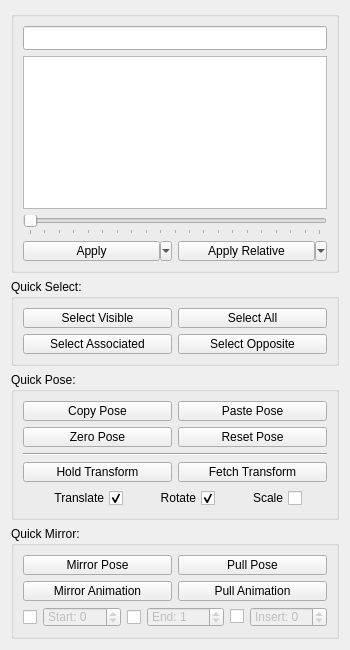
<?xml version="1.0" encoding="UTF-8"?>
<ui version="4.0">
 <class>QLibraryTab</class>
 <widget class="QWidget" name="QLibraryTab">
  <property name="geometry">
   <rect>
    <x>0</x>
    <y>0</y>
    <width>350</width>
    <height>650</height>
   </rect>
  </property>
  <property name="minimumSize">
   <size>
    <width>300</width>
    <height>600</height>
   </size>
  </property>
  <property name="windowTitle">
   <string>Form</string>
  </property>
  <layout class="QVBoxLayout" name="centralLayout">
   <item>
    <widget class="QGroupBox" name="libraryGroupBox">
     <property name="sizePolicy">
      <sizepolicy hsizetype="Expanding" vsizetype="Expanding">
       <horstretch>0</horstretch>
       <verstretch>0</verstretch>
      </sizepolicy>
     </property>
     <property name="title">
      <string/>
     </property>
     <layout class="QGridLayout" name="gridLayout">
      <item row="3" column="1">
       <widget class="QDropDownButton" name="applyRelativePosePushButton">
        <property name="sizePolicy">
         <sizepolicy hsizetype="Preferred" vsizetype="Fixed">
          <horstretch>0</horstretch>
          <verstretch>0</verstretch>
         </sizepolicy>
        </property>
        <property name="minimumSize">
         <size>
          <width>0</width>
          <height>20</height>
         </size>
        </property>
        <property name="maximumSize">
         <size>
          <width>16777215</width>
          <height>20</height>
         </size>
        </property>
        <property name="focusPolicy">
         <enum>Qt::ClickFocus</enum>
        </property>
        <property name="toolTip">
         <string>Applies the selected pose/animation, relative, to the current target.</string>
        </property>
        <property name="text">
         <string>Apply Relative</string>
        </property>
        <property name="popupMode">
         <enum>QToolButton::MenuButtonPopup</enum>
        </property>
        <property name="toolButtonStyle">
         <enum>Qt::ToolButtonTextOnly</enum>
        </property>
        <property name="arrowType">
         <enum>Qt::DownArrow</enum>
        </property>
       </widget>
      </item>
      <item row="2" column="0" colspan="2">
       <widget class="QSlider" name="applyPoseSlider">
        <property name="toolTip">
         <string>Blends the selected nodes towards the selected pose.</string>
        </property>
        <property name="maximum">
         <number>100</number>
        </property>
        <property name="orientation">
         <enum>Qt::Horizontal</enum>
        </property>
        <property name="invertedAppearance">
         <bool>false</bool>
        </property>
        <property name="invertedControls">
         <bool>false</bool>
        </property>
        <property name="tickPosition">
         <enum>QSlider::TicksBelow</enum>
        </property>
        <property name="tickInterval">
         <number>5</number>
        </property>
       </widget>
      </item>
      <item row="1" column="0" colspan="2">
       <widget class="QListView" name="fileListView">
        <property name="sizePolicy">
         <sizepolicy hsizetype="Expanding" vsizetype="Expanding">
          <horstretch>0</horstretch>
          <verstretch>0</verstretch>
         </sizepolicy>
        </property>
        <property name="minimumSize">
         <size>
          <width>0</width>
          <height>50</height>
         </size>
        </property>
        <property name="contextMenuPolicy">
         <enum>Qt::CustomContextMenu</enum>
        </property>
        <property name="styleSheet">
         <string notr="true">QListView::item { height: 20px; }</string>
        </property>
        <property name="editTriggers">
         <set>QAbstractItemView::NoEditTriggers</set>
        </property>
        <property name="defaultDropAction">
         <enum>Qt::IgnoreAction</enum>
        </property>
        <property name="alternatingRowColors">
         <bool>true</bool>
        </property>
        <property name="selectionBehavior">
         <enum>QAbstractItemView::SelectRows</enum>
        </property>
        <property name="uniformItemSizes">
         <bool>true</bool>
        </property>
        <property name="itemAlignment">
         <set>Qt::AlignLeading|Qt::AlignLeft|Qt::AlignVCenter</set>
        </property>
       </widget>
      </item>
      <item row="0" column="0" colspan="2">
       <widget class="QLineEdit" name="pathLineEdit">
        <property name="minimumSize">
         <size>
          <width>0</width>
          <height>24</height>
         </size>
        </property>
        <property name="maximumSize">
         <size>
          <width>16777215</width>
          <height>24</height>
         </size>
        </property>
        <property name="toolTip">
         <string>Current working directory.</string>
        </property>
       </widget>
      </item>
      <item row="3" column="0">
       <widget class="QDropDownButton" name="applyPosePushButton">
        <property name="sizePolicy">
         <sizepolicy hsizetype="Preferred" vsizetype="Fixed">
          <horstretch>0</horstretch>
          <verstretch>0</verstretch>
         </sizepolicy>
        </property>
        <property name="minimumSize">
         <size>
          <width>0</width>
          <height>20</height>
         </size>
        </property>
        <property name="maximumSize">
         <size>
          <width>16777215</width>
          <height>20</height>
         </size>
        </property>
        <property name="focusPolicy">
         <enum>Qt::ClickFocus</enum>
        </property>
        <property name="toolTip">
         <string>Applies the selected pose/animation onto the active selection.</string>
        </property>
        <property name="text">
         <string>Apply</string>
        </property>
        <property name="popupMode">
         <enum>QToolButton::MenuButtonPopup</enum>
        </property>
        <property name="toolButtonStyle">
         <enum>Qt::ToolButtonTextOnly</enum>
        </property>
        <property name="arrowType">
         <enum>Qt::DownArrow</enum>
        </property>
       </widget>
      </item>
     </layout>
    </widget>
   </item>
   <item>
    <widget class="QGroupBox" name="quickSelectGroupBox">
     <property name="title">
      <string>Quick Select:</string>
     </property>
     <layout class="QGridLayout" name="quickSelectLayout">
      <item row="0" column="0">
       <widget class="QPushButton" name="selectVisiblePushButton">
        <property name="sizePolicy">
         <sizepolicy hsizetype="Expanding" vsizetype="Fixed">
          <horstretch>0</horstretch>
          <verstretch>0</verstretch>
         </sizepolicy>
        </property>
        <property name="minimumSize">
         <size>
          <width>0</width>
          <height>20</height>
         </size>
        </property>
        <property name="maximumSize">
         <size>
          <width>16777215</width>
          <height>20</height>
         </size>
        </property>
        <property name="toolTip">
         <string>Selects all visible controls.</string>
        </property>
        <property name="text">
         <string>Select Visible</string>
        </property>
       </widget>
      </item>
      <item row="0" column="1">
       <widget class="QPushButton" name="selectAllPushButton">
        <property name="sizePolicy">
         <sizepolicy hsizetype="Expanding" vsizetype="Fixed">
          <horstretch>0</horstretch>
          <verstretch>0</verstretch>
         </sizepolicy>
        </property>
        <property name="minimumSize">
         <size>
          <width>0</width>
          <height>20</height>
         </size>
        </property>
        <property name="maximumSize">
         <size>
          <width>16777215</width>
          <height>20</height>
         </size>
        </property>
        <property name="toolTip">
         <string>Selects all controls.</string>
        </property>
        <property name="text">
         <string>Select All</string>
        </property>
       </widget>
      </item>
      <item row="1" column="0">
       <widget class="QPushButton" name="selectAssociatedPushButton">
        <property name="sizePolicy">
         <sizepolicy hsizetype="Expanding" vsizetype="Fixed">
          <horstretch>0</horstretch>
          <verstretch>0</verstretch>
         </sizepolicy>
        </property>
        <property name="minimumSize">
         <size>
          <width>0</width>
          <height>20</height>
         </size>
        </property>
        <property name="maximumSize">
         <size>
          <width>16777215</width>
          <height>20</height>
         </size>
        </property>
        <property name="toolTip">
         <string>Selects controls in the same display layer.</string>
        </property>
        <property name="text">
         <string>Select Associated</string>
        </property>
       </widget>
      </item>
      <item row="1" column="1">
       <widget class="QPushButton" name="selectOppositePushButton">
        <property name="sizePolicy">
         <sizepolicy hsizetype="Expanding" vsizetype="Fixed">
          <horstretch>0</horstretch>
          <verstretch>0</verstretch>
         </sizepolicy>
        </property>
        <property name="minimumSize">
         <size>
          <width>0</width>
          <height>20</height>
         </size>
        </property>
        <property name="maximumSize">
         <size>
          <width>16777215</width>
          <height>20</height>
         </size>
        </property>
        <property name="toolTip">
         <string>Selects the opposite controls.</string>
        </property>
        <property name="text">
         <string>Select Opposite</string>
        </property>
       </widget>
      </item>
     </layout>
    </widget>
   </item>
   <item>
    <widget class="QGroupBox" name="quickPoseGroupBox">
     <property name="sizePolicy">
      <sizepolicy hsizetype="Expanding" vsizetype="Minimum">
       <horstretch>0</horstretch>
       <verstretch>0</verstretch>
      </sizepolicy>
     </property>
     <property name="title">
      <string>Quick Pose:</string>
     </property>
     <property name="flat">
      <bool>false</bool>
     </property>
     <layout class="QGridLayout" name="quickPoseLayout">
      <property name="leftMargin">
       <number>9</number>
      </property>
      <property name="rightMargin">
       <number>9</number>
      </property>
      <item row="2" column="1" colspan="2">
       <widget class="Line" name="line_2">
        <property name="orientation">
         <enum>Qt::Horizontal</enum>
        </property>
       </widget>
      </item>
      <item row="3" column="2">
       <widget class="QPushButton" name="fetchTransformPushButton">
        <property name="sizePolicy">
         <sizepolicy hsizetype="Minimum" vsizetype="Fixed">
          <horstretch>0</horstretch>
          <verstretch>0</verstretch>
         </sizepolicy>
        </property>
        <property name="minimumSize">
         <size>
          <width>0</width>
          <height>20</height>
         </size>
        </property>
        <property name="maximumSize">
         <size>
          <width>16777215</width>
          <height>20</height>
         </size>
        </property>
        <property name="focusPolicy">
         <enum>Qt::ClickFocus</enum>
        </property>
        <property name="toolTip">
         <string>Fetches the transform matrices and applies it to the selected node.</string>
        </property>
        <property name="layoutDirection">
         <enum>Qt::LeftToRight</enum>
        </property>
        <property name="text">
         <string>Fetch Transform</string>
        </property>
       </widget>
      </item>
      <item row="1" column="2">
       <widget class="QPushButton" name="resetPosePushButton">
        <property name="minimumSize">
         <size>
          <width>0</width>
          <height>20</height>
         </size>
        </property>
        <property name="maximumSize">
         <size>
          <width>16777215</width>
          <height>20</height>
         </size>
        </property>
        <property name="focusPolicy">
         <enum>Qt::ClickFocus</enum>
        </property>
        <property name="text">
         <string>Reset Pose</string>
        </property>
       </widget>
      </item>
      <item row="1" column="1">
       <widget class="QPushButton" name="zeroPosePushButton">
        <property name="minimumSize">
         <size>
          <width>0</width>
          <height>20</height>
         </size>
        </property>
        <property name="maximumSize">
         <size>
          <width>16777215</width>
          <height>20</height>
         </size>
        </property>
        <property name="focusPolicy">
         <enum>Qt::ClickFocus</enum>
        </property>
        <property name="text">
         <string>Zero Pose</string>
        </property>
       </widget>
      </item>
      <item row="3" column="1">
       <widget class="QPushButton" name="holdTransformPushButton">
        <property name="minimumSize">
         <size>
          <width>0</width>
          <height>20</height>
         </size>
        </property>
        <property name="maximumSize">
         <size>
          <width>16777215</width>
          <height>20</height>
         </size>
        </property>
        <property name="focusPolicy">
         <enum>Qt::ClickFocus</enum>
        </property>
        <property name="toolTip">
         <string>Holds the transform matrices from the selected nodes.</string>
        </property>
        <property name="text">
         <string>Hold Transform</string>
        </property>
       </widget>
      </item>
      <item row="4" column="1" colspan="2">
       <widget class="QWidget" name="matchWidget" native="true">
        <layout class="QHBoxLayout" name="matchLayout">
         <property name="leftMargin">
          <number>0</number>
         </property>
         <property name="topMargin">
          <number>0</number>
         </property>
         <property name="rightMargin">
          <number>0</number>
         </property>
         <property name="bottomMargin">
          <number>0</number>
         </property>
         <item>
          <spacer name="horizontalSpacer_2">
           <property name="orientation">
            <enum>Qt::Horizontal</enum>
           </property>
           <property name="sizeHint" stdset="0">
            <size>
             <width>40</width>
             <height>20</height>
            </size>
           </property>
          </spacer>
         </item>
         <item>
          <widget class="QCheckBox" name="matchTranslateCheckBox">
           <property name="sizePolicy">
            <sizepolicy hsizetype="Expanding" vsizetype="Fixed">
             <horstretch>0</horstretch>
             <verstretch>0</verstretch>
            </sizepolicy>
           </property>
           <property name="minimumSize">
            <size>
             <width>0</width>
             <height>20</height>
            </size>
           </property>
           <property name="maximumSize">
            <size>
             <width>16777215</width>
             <height>20</height>
            </size>
           </property>
           <property name="layoutDirection">
            <enum>Qt::RightToLeft</enum>
           </property>
           <property name="text">
            <string>Translate</string>
           </property>
           <property name="checked">
            <bool>true</bool>
           </property>
          </widget>
         </item>
         <item>
          <spacer name="horizontalSpacer_3">
           <property name="orientation">
            <enum>Qt::Horizontal</enum>
           </property>
           <property name="sizeHint" stdset="0">
            <size>
             <width>40</width>
             <height>20</height>
            </size>
           </property>
          </spacer>
         </item>
         <item>
          <widget class="QCheckBox" name="matchRotateCheckBox">
           <property name="sizePolicy">
            <sizepolicy hsizetype="Expanding" vsizetype="Fixed">
             <horstretch>0</horstretch>
             <verstretch>0</verstretch>
            </sizepolicy>
           </property>
           <property name="minimumSize">
            <size>
             <width>0</width>
             <height>20</height>
            </size>
           </property>
           <property name="maximumSize">
            <size>
             <width>16777215</width>
             <height>20</height>
            </size>
           </property>
           <property name="layoutDirection">
            <enum>Qt::RightToLeft</enum>
           </property>
           <property name="text">
            <string>Rotate</string>
           </property>
           <property name="checked">
            <bool>true</bool>
           </property>
          </widget>
         </item>
         <item>
          <spacer name="horizontalSpacer_4">
           <property name="orientation">
            <enum>Qt::Horizontal</enum>
           </property>
           <property name="sizeHint" stdset="0">
            <size>
             <width>40</width>
             <height>20</height>
            </size>
           </property>
          </spacer>
         </item>
         <item>
          <widget class="QCheckBox" name="matchScaleCheckBox">
           <property name="sizePolicy">
            <sizepolicy hsizetype="Expanding" vsizetype="Fixed">
             <horstretch>0</horstretch>
             <verstretch>0</verstretch>
            </sizepolicy>
           </property>
           <property name="minimumSize">
            <size>
             <width>0</width>
             <height>20</height>
            </size>
           </property>
           <property name="maximumSize">
            <size>
             <width>16777215</width>
             <height>20</height>
            </size>
           </property>
           <property name="layoutDirection">
            <enum>Qt::RightToLeft</enum>
           </property>
           <property name="text">
            <string>Scale</string>
           </property>
          </widget>
         </item>
         <item>
          <spacer name="horizontalSpacer">
           <property name="orientation">
            <enum>Qt::Horizontal</enum>
           </property>
           <property name="sizeHint" stdset="0">
            <size>
             <width>40</width>
             <height>20</height>
            </size>
           </property>
          </spacer>
         </item>
        </layout>
       </widget>
      </item>
      <item row="0" column="2">
       <widget class="QPushButton" name="pastePosePushButton">
        <property name="minimumSize">
         <size>
          <width>0</width>
          <height>20</height>
         </size>
        </property>
        <property name="maximumSize">
         <size>
          <width>16777215</width>
          <height>20</height>
         </size>
        </property>
        <property name="focusPolicy">
         <enum>Qt::ClickFocus</enum>
        </property>
        <property name="toolTip">
         <string>Pastes the pose from the clipboard.</string>
        </property>
        <property name="text">
         <string>Paste Pose</string>
        </property>
       </widget>
      </item>
      <item row="0" column="1">
       <widget class="QPushButton" name="copyPosePushButton">
        <property name="minimumSize">
         <size>
          <width>0</width>
          <height>20</height>
         </size>
        </property>
        <property name="maximumSize">
         <size>
          <width>16777215</width>
          <height>20</height>
         </size>
        </property>
        <property name="focusPolicy">
         <enum>Qt::ClickFocus</enum>
        </property>
        <property name="toolTip">
         <string>Copies a pose to the clipboard.</string>
        </property>
        <property name="text">
         <string>Copy Pose</string>
        </property>
       </widget>
      </item>
     </layout>
    </widget>
   </item>
   <item>
    <widget class="QGroupBox" name="quickMirrorGroupBox">
     <property name="title">
      <string>Quick Mirror:</string>
     </property>
     <layout class="QGridLayout" name="quickMirrorLayout">
      <item row="0" column="1">
       <widget class="QPushButton" name="pullPosePushButton">
        <property name="minimumSize">
         <size>
          <width>0</width>
          <height>20</height>
         </size>
        </property>
        <property name="maximumSize">
         <size>
          <width>16777215</width>
          <height>20</height>
         </size>
        </property>
        <property name="focusPolicy">
         <enum>Qt::ClickFocus</enum>
        </property>
        <property name="toolTip">
         <string>Pulls the pose from the opposite nodes.</string>
        </property>
        <property name="text">
         <string>Pull Pose</string>
        </property>
       </widget>
      </item>
      <item row="1" column="1">
       <widget class="QPushButton" name="pullAnimationPushButton">
        <property name="sizePolicy">
         <sizepolicy hsizetype="Minimum" vsizetype="Fixed">
          <horstretch>0</horstretch>
          <verstretch>0</verstretch>
         </sizepolicy>
        </property>
        <property name="minimumSize">
         <size>
          <width>0</width>
          <height>20</height>
         </size>
        </property>
        <property name="maximumSize">
         <size>
          <width>16777215</width>
          <height>20</height>
         </size>
        </property>
        <property name="focusPolicy">
         <enum>Qt::ClickFocus</enum>
        </property>
        <property name="toolTip">
         <string>Pulls the animation from the opposite nodes.</string>
        </property>
        <property name="text">
         <string>Pull Animation</string>
        </property>
       </widget>
      </item>
      <item row="1" column="0">
       <widget class="QPushButton" name="mirrorAnimationPushButton">
        <property name="sizePolicy">
         <sizepolicy hsizetype="Minimum" vsizetype="Fixed">
          <horstretch>0</horstretch>
          <verstretch>0</verstretch>
         </sizepolicy>
        </property>
        <property name="minimumSize">
         <size>
          <width>0</width>
          <height>20</height>
         </size>
        </property>
        <property name="maximumSize">
         <size>
          <width>16777215</width>
          <height>20</height>
         </size>
        </property>
        <property name="focusPolicy">
         <enum>Qt::ClickFocus</enum>
        </property>
        <property name="toolTip">
         <string>Mirrors the animation to the opposite nodes.</string>
        </property>
        <property name="text">
         <string>Mirror Animation</string>
        </property>
       </widget>
      </item>
      <item row="0" column="0">
       <widget class="QPushButton" name="mirrorPosePushButton">
        <property name="minimumSize">
         <size>
          <width>0</width>
          <height>20</height>
         </size>
        </property>
        <property name="maximumSize">
         <size>
          <width>16777215</width>
          <height>20</height>
         </size>
        </property>
        <property name="focusPolicy">
         <enum>Qt::ClickFocus</enum>
        </property>
        <property name="toolTip">
         <string>Mirrors the pose to the opposite nodes.</string>
        </property>
        <property name="text">
         <string>Mirror Pose</string>
        </property>
       </widget>
      </item>
      <item row="2" column="0" colspan="2">
       <widget class="QWidget" name="mirrorTimeWidget" native="true">
        <property name="sizePolicy">
         <sizepolicy hsizetype="Expanding" vsizetype="Fixed">
          <horstretch>0</horstretch>
          <verstretch>0</verstretch>
         </sizepolicy>
        </property>
        <property name="minimumSize">
         <size>
          <width>0</width>
          <height>20</height>
         </size>
        </property>
        <property name="maximumSize">
         <size>
          <width>16777215</width>
          <height>20</height>
         </size>
        </property>
        <layout class="QHBoxLayout" name="horizontalLayout">
         <property name="leftMargin">
          <number>0</number>
         </property>
         <property name="topMargin">
          <number>0</number>
         </property>
         <property name="rightMargin">
          <number>0</number>
         </property>
         <property name="bottomMargin">
          <number>0</number>
         </property>
         <item>
          <widget class="QWidget" name="mirrorStartTimeWidget" native="true">
           <layout class="QHBoxLayout" name="horizontalLayout_2">
            <property name="leftMargin">
             <number>0</number>
            </property>
            <property name="topMargin">
             <number>0</number>
            </property>
            <property name="rightMargin">
             <number>0</number>
            </property>
            <property name="bottomMargin">
             <number>0</number>
            </property>
            <item>
             <widget class="QCheckBox" name="mirrorStartTimeCheckBox">
              <property name="sizePolicy">
               <sizepolicy hsizetype="Minimum" vsizetype="Preferred">
                <horstretch>0</horstretch>
                <verstretch>0</verstretch>
               </sizepolicy>
              </property>
              <property name="text">
               <string/>
              </property>
             </widget>
            </item>
            <item>
             <widget class="QTimeSpinBox" name="mirrorStartTimeSpinBox">
              <property name="enabled">
               <bool>false</bool>
              </property>
              <property name="sizePolicy">
               <sizepolicy hsizetype="Expanding" vsizetype="Preferred">
                <horstretch>0</horstretch>
                <verstretch>0</verstretch>
               </sizepolicy>
              </property>
              <property name="focusPolicy">
               <enum>Qt::StrongFocus</enum>
              </property>
              <property name="prefix">
               <string>Start: </string>
              </property>
              <property name="minimum">
               <number>-9999</number>
              </property>
              <property name="maximum">
               <number>9999</number>
              </property>
             </widget>
            </item>
           </layout>
          </widget>
         </item>
         <item>
          <widget class="QWidget" name="mirrorEndTimeWidget" native="true">
           <property name="sizePolicy">
            <sizepolicy hsizetype="Expanding" vsizetype="Preferred">
             <horstretch>0</horstretch>
             <verstretch>0</verstretch>
            </sizepolicy>
           </property>
           <layout class="QHBoxLayout" name="horizontalLayout_4">
            <property name="leftMargin">
             <number>0</number>
            </property>
            <property name="topMargin">
             <number>0</number>
            </property>
            <property name="rightMargin">
             <number>0</number>
            </property>
            <property name="bottomMargin">
             <number>0</number>
            </property>
            <item>
             <widget class="QCheckBox" name="mirrorEndTimeCheckBox">
              <property name="sizePolicy">
               <sizepolicy hsizetype="Minimum" vsizetype="Preferred">
                <horstretch>0</horstretch>
                <verstretch>0</verstretch>
               </sizepolicy>
              </property>
              <property name="text">
               <string/>
              </property>
             </widget>
            </item>
            <item>
             <widget class="QTimeSpinBox" name="mirrorEndTimeSpinBox">
              <property name="enabled">
               <bool>false</bool>
              </property>
              <property name="sizePolicy">
               <sizepolicy hsizetype="Expanding" vsizetype="Fixed">
                <horstretch>0</horstretch>
                <verstretch>0</verstretch>
               </sizepolicy>
              </property>
              <property name="focusPolicy">
               <enum>Qt::StrongFocus</enum>
              </property>
              <property name="prefix">
               <string>End: </string>
              </property>
              <property name="minimum">
               <number>-9999</number>
              </property>
              <property name="maximum">
               <number>9999</number>
              </property>
              <property name="value">
               <number>1</number>
              </property>
             </widget>
            </item>
           </layout>
          </widget>
         </item>
         <item>
          <widget class="QWidget" name="mirrorInsertTimeWidget" native="true">
           <property name="sizePolicy">
            <sizepolicy hsizetype="Expanding" vsizetype="Preferred">
             <horstretch>0</horstretch>
             <verstretch>0</verstretch>
            </sizepolicy>
           </property>
           <layout class="QHBoxLayout" name="horizontalLayout_3">
            <property name="leftMargin">
             <number>0</number>
            </property>
            <property name="topMargin">
             <number>0</number>
            </property>
            <property name="rightMargin">
             <number>0</number>
            </property>
            <property name="bottomMargin">
             <number>0</number>
            </property>
            <item>
             <widget class="QCheckBox" name="mirrorInsertTimeCheckBox">
              <property name="sizePolicy">
               <sizepolicy hsizetype="Minimum" vsizetype="Fixed">
                <horstretch>0</horstretch>
                <verstretch>0</verstretch>
               </sizepolicy>
              </property>
              <property name="text">
               <string/>
              </property>
             </widget>
            </item>
            <item>
             <widget class="QTimeSpinBox" name="mirrorInsertTimeSpinBox">
              <property name="enabled">
               <bool>false</bool>
              </property>
              <property name="sizePolicy">
               <sizepolicy hsizetype="Expanding" vsizetype="Fixed">
                <horstretch>0</horstretch>
                <verstretch>0</verstretch>
               </sizepolicy>
              </property>
              <property name="focusPolicy">
               <enum>Qt::StrongFocus</enum>
              </property>
              <property name="prefix">
               <string>Insert: </string>
              </property>
              <property name="minimum">
               <number>-9999</number>
              </property>
              <property name="maximum">
               <number>9999</number>
              </property>
             </widget>
            </item>
           </layout>
          </widget>
         </item>
        </layout>
       </widget>
      </item>
     </layout>
    </widget>
   </item>
  </layout>
 </widget>
 <customwidgets>
  <customwidget>
   <class>QDropDownButton</class>
   <extends>QToolButton</extends>
   <header>dcc/ui/qdropdownbutton.h</header>
  </customwidget>
  <customwidget>
   <class>QTimeSpinBox</class>
   <extends>QSpinBox</extends>
   <header>dcc/ui/qtimespinbox.h</header>
  </customwidget>
 </customwidgets>
 <resources/>
 <connections>
  <connection>
   <sender>mirrorStartTimeCheckBox</sender>
   <signal>clicked(bool)</signal>
   <receiver>mirrorStartTimeSpinBox</receiver>
   <slot>setEnabled(bool)</slot>
   <hints>
    <hint type="sourcelabel">
     <x>25</x>
     <y>542</y>
    </hint>
    <hint type="destinationlabel">
     <x>78</x>
     <y>542</y>
    </hint>
   </hints>
  </connection>
  <connection>
   <sender>mirrorEndTimeCheckBox</sender>
   <signal>clicked(bool)</signal>
   <receiver>mirrorEndTimeSpinBox</receiver>
   <slot>setEnabled(bool)</slot>
   <hints>
    <hint type="sourcelabel">
     <x>131</x>
     <y>542</y>
    </hint>
    <hint type="destinationlabel">
     <x>183</x>
     <y>542</y>
    </hint>
   </hints>
  </connection>
  <connection>
   <sender>mirrorInsertTimeCheckBox</sender>
   <signal>clicked(bool)</signal>
   <receiver>mirrorInsertTimeSpinBox</receiver>
   <slot>setEnabled(bool)</slot>
   <hints>
    <hint type="sourcelabel">
     <x>236</x>
     <y>542</y>
    </hint>
    <hint type="destinationlabel">
     <x>289</x>
     <y>542</y>
    </hint>
   </hints>
  </connection>
 </connections>
</ui>
